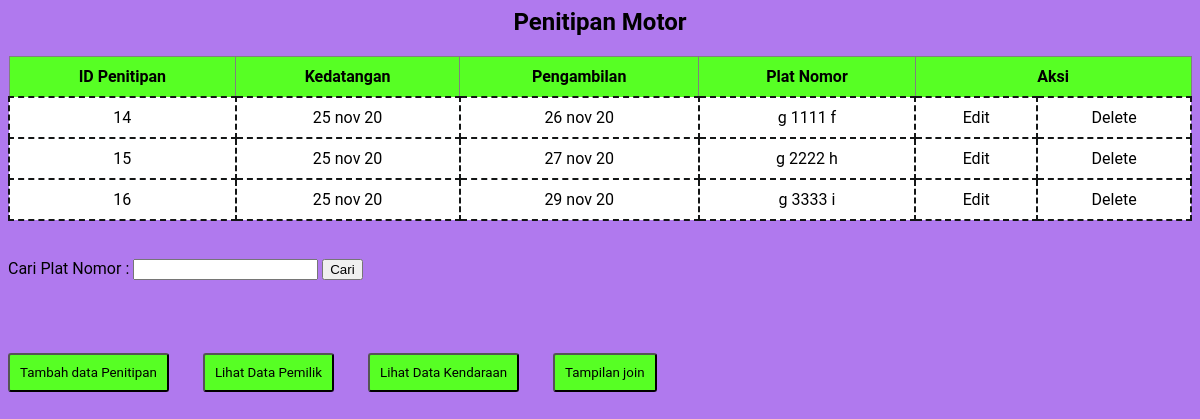
Page /Penitipan_Motor/index.php on the committed database.
### tables this page shows
CREATE TABLE `penitipan` (
  `ID_Penitipan` int(11) NOT NULL,
  `Kedatangan` varchar(20) NOT NULL,
  `Pengambilan` varchar(20) DEFAULT NULL,
  `Plat_Nomor` varchar(10) NOT NULL
);

### Penitipan_Motor/index.php (the view, shortened to what this page needs)
<html>
<head>
    <link rel="stylesheet" type="text/css" href="style.css">
</head>
<body>
    <h2 align='center' line-height='50%'>Penitipan Motor</h2>
    <table width='100%' border=1 class='table'>
        <tr>
            <th>ID Penitipan</th>
            <th>Kedatangan</th>
            <th>Pengambilan</th>
            <th>Plat Nomor</th>
            <th colspan="2">Aksi</th>
        </tr>
        <?php
        include_once("config.php");
        if(isset($_GET['cari'])){
		    $cari = $_GET['cari'];
            $result = mysqli_query($mysqli, "SELECT * FROM penitipan WHERE Plat_Nomor like '%".$cari."%'");
        }else{
        $result = mysqli_query($mysqli, "SELECT * FROM penitipan ORDER BY ID_Penitipan ASC");
        }
        while ($user_data = mysqli_fetch_array($result)) {
            echo "<tr>";
            echo "<td align='center'>" . $user_data['ID_Penitipan'] . "</td>";
            echo "<td align='center'>" . $user_data['Kedatangan'] . "</td>";
            echo "<td align='center'>" . $user_data['Pengambilan'] . "</td>";
            echo "<td align='center'>" . $user_data['Plat_Nomor'] . "</td>";
            echo "<td align='center'><a href='edit_penitipan.php?id=$user_data[ID_Penitipan]'>Edit</a></td>";
            echo "<td align='center'><a href='delete_penitipan.php?id=$user_data[ID_Penitipan]'>Delete</a></td></tr>";
        }
        ?>
    </table>
    <br>
    <form action="index.php" method="get">
	    <label>Cari Plat Nomor :</label>
	    <input type="text" name="cari">
	    <input type="submit" value="Cari">
    </form>
    <br>
    <br>
    <button><a href="add_penitipan.php">Tambah data Penitipan</a></button>
    <button><a href="data_pemilik.php">Lihat Data Pemilik</a></button>
    <button><a href="data_kendaraan.php">Lihat Data Kendaraan</a></button>
    <button><a href="join.php">Tampilan join</a></button>
</body>
</html>

### Penitipan_Motor/style.css (style rules this page uses)
body { font-family: 'roboto'; color: #000; background: #b079ee; }
a { text-decoration: none; color: black; }
.table { border-collapse: collapse; }
table.table th th , table.table tr td { padding: 10px 20px ; background-color: #ffffff; border: 2px dashed #141616; }
table.table th th , table.table tr th { padding: 10px 20px ; background-color: #57ff24; }
button { background-color:#57ff24; color: black; padding: 10px 16px; text-decoration: none; cursor: pointer; font-family: 'roboto'; margin-right: 30px; border-radius: 3px; padding:10px; }

### rows in the picture
penitipan: ID_Penitipan "14", Kedatangan "25 nov 20", Pengambilan "26 nov 20", Plat_Nomor "g 1111 f"
penitipan: ID_Penitipan "15", Kedatangan "25 nov 20", Pengambilan "27 nov 20", Plat_Nomor "g 2222 h"
penitipan: ID_Penitipan "16", Kedatangan "25 nov 20", Pengambilan "29 nov 20", Plat_Nomor "g 3333 i"
